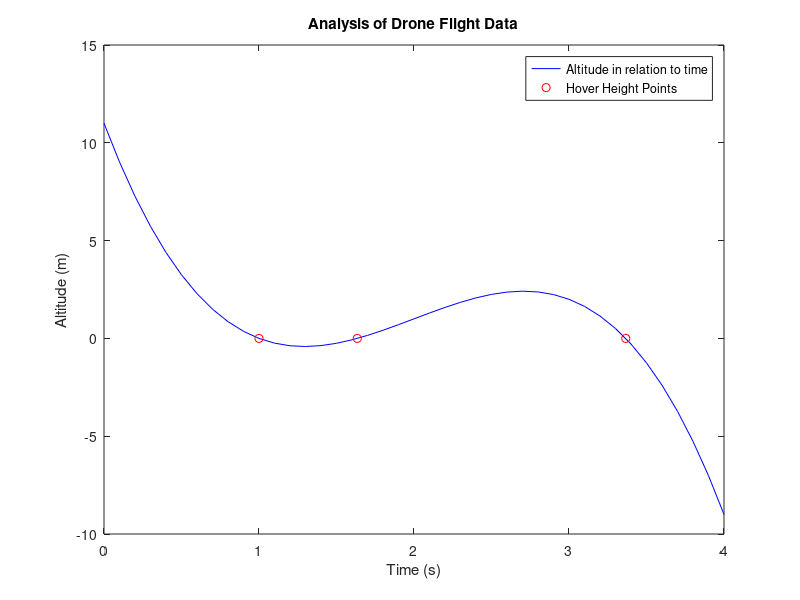

This chart was generated by the following MATLAB code:
t=(0:0.1:4); 
y=-2*(t-2).^3+3*(t-2)+1;
plot(t,y,'b')
ylabel('Altitude (m)')
xlabel('Time (s)')
title('Analysis of Drone Flight Data')
hold on
y0=[0,0,0];
x0=roots([-2,0,3,1])+2;
plot(x0,y0,'ro')
legend('Altitude in relation to time','Hover Height Points')